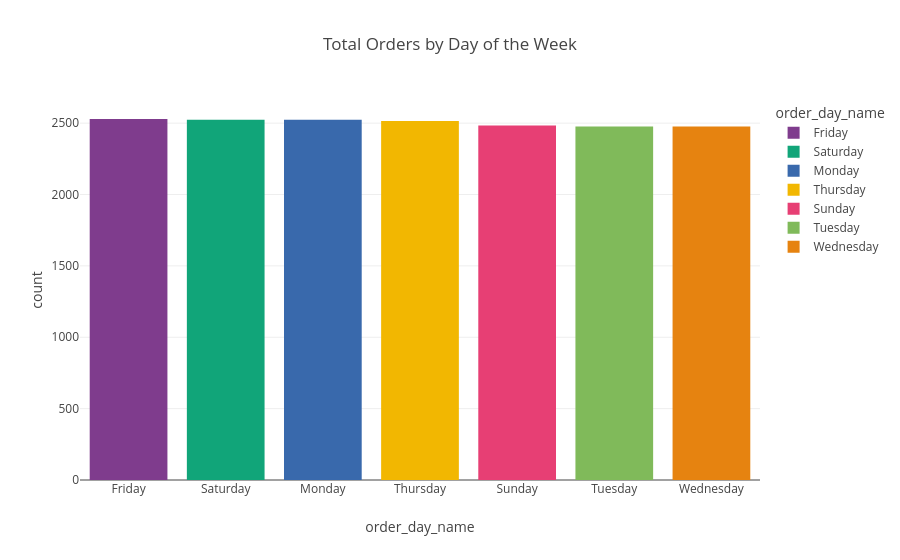

The cell this chart's notebook holds for it:
### Markdown cell above
### Analysis: order_day_name

### Code cell
day_counts = df['order_day_name'].value_counts().reset_index()

display(day_counts)

fig = px.bar(day_counts, x='order_day_name', y='count', title='Total Orders by Day of the Week', color='order_day_name', color_discrete_sequence=px.colors.qualitative.Bold)
fig.show()

### Figure 1 — Plotly figure (JSON) as saved in the notebook; plotly's stock layout.template omitted (floating-point values rounded to 4 significant figures)
{"data": [{"hovertemplate": "order_day_name=%{x}<br>count=%{y}<extra></extra>", "legendgroup": "Friday", "marker": {"color": "rgb(127, 60, 141)", "pattern": {"shape": ""}}, "name": "Friday", "orientation": "v", "showlegend": true, "textposition": "auto", "type": "bar", "x": ["Friday"], "xaxis": "x", "y": [2529], "yaxis": "y"}, {"hovertemplate": "order_day_name=%{x}<br>count=%{y}<extra></extra>", "legendgroup": "Saturday", "marker": {"color": "rgb(17, 165, 121)", "pattern": {"shape": ""}}, "name": "Saturday", "orientation": "v", "showlegend": true, "textposition": "auto", "type": "bar", "x": ["Saturday"], "xaxis": "x", "y": [2524], "yaxis": "y"}, {"hovertemplate": "order_day_name=%{x}<br>count=%{y}<extra></extra>", "legendgroup": "Monday", "marker": {"color": "rgb(57, 105, 172)", "pattern": {"shape": ""}}, "name": "Monday", "orientation": "v", "showlegend": true, "textposition": "auto", "type": "bar", "x": ["Monday"], "xaxis": "x", "y": [2524], "yaxis": "y"}, {"hovertemplate": "order_day_name=%{x}<br>count=%{y}<extra></extra>", "legendgroup": "Thursday", "marker": {"color": "rgb(242, 183, 1)", "pattern": {"shape": ""}}, "name": "Thursday", "orientation": "v", "showlegend": true, "textposition": "auto", "type": "bar", "x": ["Thursday"], "xaxis": "x", "y": [2515], "yaxis": "y"}, {"hovertemplate": "order_day_name=%{x}<br>count=%{y}<extra></extra>", "legendgroup": "Sunday", "marker": {"color": "rgb(231, 63, 116)", "pattern": {"shape": ""}}, "name": "Sunday", "orientation": "v", "showlegend": true, "textposition": "auto", "type": "bar", "x": ["Sunday"], "xaxis": "x", "y": [2483], "yaxis": "y"}, {"hovertemplate": "order_day_name=%{x}<br>count=%{y}<extra></extra>", "legendgroup": "Tuesday", "marker": {"color": "rgb(128, 186, 90)", "pattern": {"shape": ""}}, "name": "Tuesday", "orientation": "v", "showlegend": true, "textposition": "auto", "type": "bar", "x": ["Tuesday"], "xaxis": "x", "y": [2477], "yaxis": "y"}, {"hovertemplate": "order_day_name=%{x}<br>count=%{y}<extra></extra>", "legendgroup": "Wednesday", "marker": {"color": "rgb(230, 131, 16)", "pattern": {"shape": ""}}, "name": "Wednesday", "orientation": "v", "showlegend": true, "textposition": "auto", "type": "bar", "x": ["Wednesday"], "xaxis": "x", "y": [2476], "yaxis": "y"}], "layout": {"barmode": "relative", "legend": {"title": {"text": "order_day_name"}, "tracegroupgap": 0}, "title": {"text": "Total Orders by Day of the Week"}, "xaxis": {"anchor": "y", "categoryarray": ["Friday", "Saturday", "Monday", "Thursday", "Sunday", "Tuesday", "Wednesday"], "categoryorder": "array", "domain": [0, 1], "title": {"text": "order_day_name"}}, "yaxis": {"anchor": "x", "domain": [0, 1], "title": {"text": "count"}}}}
